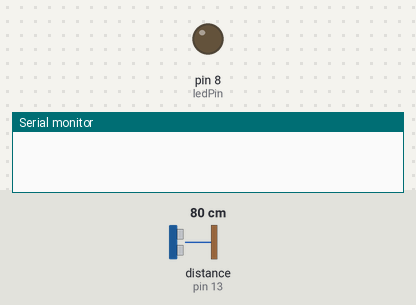
Bench run of a sketch on a simulated Arduino Uno, built with avr-gcc and run on an emulated ATmega328P. On the bench: output pins drawn as LEDs (lit = HIGH), the last lines printed to the serial monitor. Wiring (inferred from the names in the program): ultrasonic range finder: trigger pin 12; echo pin 13. Dashed ring = blinking. The test bench sets the inputs (shaded band); at power-on: distance to the obstacle (sensor on pin 13) 80 cm. The echo pulse lasts 58.3 µs per cm; pins used as bus, display or sensor lines are not drawn.

Above: at 1.3 s.
1.4 s: distance to the obstacle (sensor on pin 13) set to 17 cm
2.9 s: distance to the obstacle (sensor on pin 13) set to 12 cm
At 3.23 s:
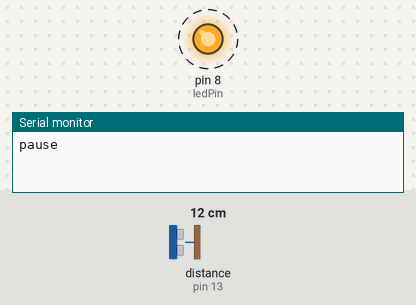
5.9 s: distance to the obstacle (sensor on pin 13) set to 18 cm
At 6.3 s:
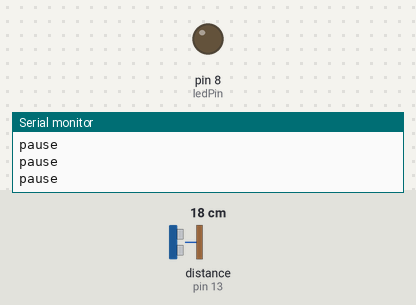
7.4 s: distance to the obstacle (sensor on pin 13) set to 2 cm
At 7.51 s:
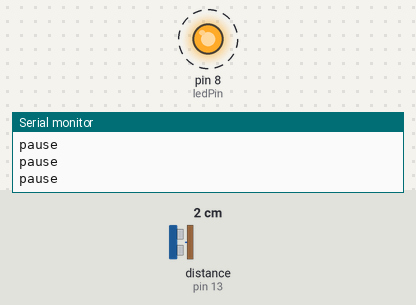
Timing chart, 0 to 11.4 s (numbered marks = the images above; inputs shaded):
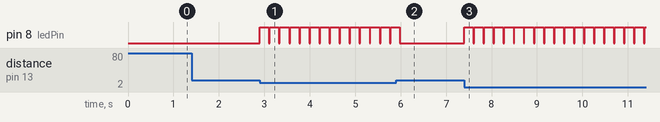

The sketch:

hand_gesture_DINO_GAME.ino
```cpp
const int trig = 12;
const int echo = 13;

const int ledPin = 8;
int duration = 0;
int distance = 0;

void setup(){
  Serial.begin(9600);
  pinMode(trig,OUTPUT);
  pinMode(echo,INPUT);
  pinMode(ledPin,OUTPUT);
  delay(100);

}

void loop(){
  digitalWrite(trig,HIGH);
  delayMicroseconds(100);
  digitalWrite(trig,LOW);

  duration = pulseIn(echo,HIGH);
  distance = (duration/2) / 20;

  if (distance <20 ){
    digitalWrite(ledPin,HIGH);
    delay(200);
    digitalWrite(ledPin,LOW);
    delay(10);
    Serial.println("pause");
    delay(10);
  }
}
```

Measured:
- the behaviour switches between 15 and 14 cm on distance to the obstacle (sensor on pin 13) (found by bisection; images 0 and 1)
- after the input at 1.4 s, every drawn part: stays the same
- after the input at 2.9 s, pin 8 (ledPin): alternates HIGH for 0.20 s and LOW for 0.02 s, starting at once
- after the input at 5.9 s, pin 8 (ledPin): goes on until 6.0 s, then stays LOW
- after the input at 7.4 s, pin 8 (ledPin): alternates HIGH for 0.20 s and LOW for 0.02 s, starting at once
